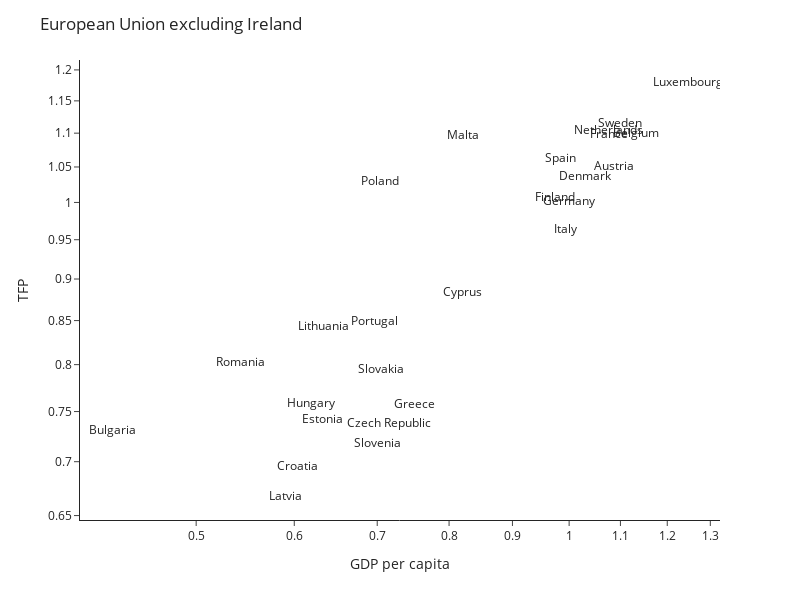

Write notebook code for a chart like this one.
### Markdown cell above
## Focusing on the EU

One may be interested in a more narrow question. Rather than studying the global dispersion of income, we now focus on the European Union.

### Code cell
eu = ['Austria', 'Belgium', 'Bulgaria', 'Croatia', 'Cyprus', 'Czech Republic', 
      'Denmark', 'Estonia', 'Finland', 'France', 'Germany', 'Greece', 'Hungary', 
       'Italy', 'Latvia', 'Lithuania', 'Luxembourg', 'Malta', 'Netherlands',
      'Poland', 'Portugal', 'Romania', 'Slovakia', 'Slovenia', 'Spain', 
        'Sweden']

eu_90s = ['Austria', 'Belgium', 'Denmark', 'Finland', 'France', 'Germany', 'Greece',
          'Ireland', 'Italy', 'Luxembourg', 'Netherlands', 'Portugal', 'Spain', 'Sweden']


fig = px.scatter(data.loc[eu], 'output_per_capita_rel_DE', 'TFP_rel_DE', text = data.loc[eu].index,
                 log_x = True, log_y=True)
fig.update_traces(mode='text')


fig.update_layout(template = 'simple_white',
                  width = 800, height = 600,
                  xaxis_title = 'GDP per capita',
                  yaxis_title = 'TFP',
                  title = 'European Union excluding Ireland')

### Figure 1 — Plotly figure (JSON) as saved in the notebook; plotly's stock layout.template omitted (floating-point values rounded to 4 significant figures)
{"data": [{"hovertemplate": "output_per_capita_rel_DE=%{x}<br>TFP_rel_DE=%{y}<br>text=%{text}<extra></extra>", "legendgroup": "", "marker": {"color": "#636efa", "symbol": "circle"}, "mode": "text", "name": "", "orientation": "v", "showlegend": false, "text": ["Austria", "Belgium", "Bulgaria", "Croatia", "Cyprus", "Czech Republic", "Denmark", "Estonia", "Finland", "France", "Germany", "Greece", "Hungary", "Italy", "Latvia", "Lithuania", "Luxembourg", "Malta", "Netherlands", "Poland", "Portugal", "Romania", "Slovakia", "Slovenia", "Spain", "Sweden"], "type": "scatter", "x": [1.087, 1.132, 0.4276, 0.6034, 0.8196, 0.7159, 1.031, 0.632, 0.9745, 1.076, 1, 0.7499, 0.6192, 0.994, 0.5902, 0.634, 1.247, 0.8209, 1.077, 0.7041, 0.6964, 0.5434, 0.7046, 0.7003, 0.9834, 1.099], "xaxis": "x", "y": [1.051, 1.099, 0.7304, 0.695, 0.8826, 0.7372, 1.036, 0.7418, 1.007, 1.097, 1, 0.7569, 0.7582, 0.9634, 0.6668, 0.8429, 1.179, 1.096, 1.104, 1.029, 0.8487, 0.8016, 0.794, 0.7169, 1.062, 1.114], "yaxis": "y"}], "layout": {"height": 600, "legend": {"tracegroupgap": 0}, "margin": {"t": 60}, "title": {"text": "European Union excluding Ireland"}, "width": 800, "xaxis": {"anchor": "y", "domain": [0, 1], "title": {"text": "GDP per capita"}, "type": "log"}, "yaxis": {"anchor": "x", "domain": [0, 1], "title": {"text": "TFP"}, "type": "log"}}}
